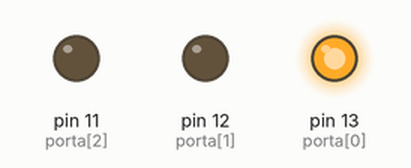
A sketch run on a simulated Arduino Uno, built with avr-gcc and run on an emulated ATmega328P. Shown: output pins drawn as LEDs (lit = HIGH).

Above: at 0.2 s.
At 3.0 s:
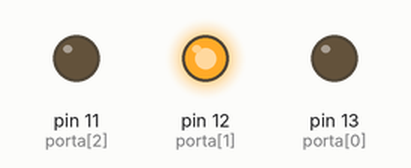
At 6.2 s:
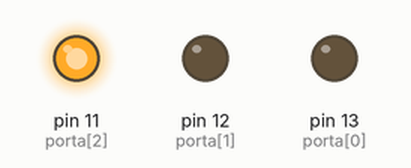
Timing chart, 0 to 8.8 s (numbered marks = the images above):
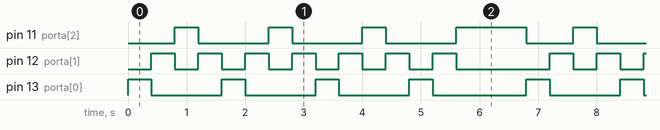

Measured:
- by itself, pin 11 (porta[2]): repeats every 6.8 s: 2 × (LOW 1.2 s, HIGH 0.40 s), LOW 1.2 s, HIGH 1.2 s, LOW 0.80 s, HIGH 0.40 s
- by itself, pin 12 (porta[1]): repeats every 6.8 s: 6 × (LOW 0.40 s, HIGH 0.40 s), LOW 1.6 s, HIGH 0.40 s
- by itself, pin 13 (porta[0]): repeats every 6.8 s: 3 × (LOW 1.2 s, HIGH 0.40 s), LOW 1.6 s, HIGH 0.40 s

The sketch:

luzes_2.ino
```cpp
// Da série "Luzes" que criei para aprender e ensinar funções basicas do arduino: 2 de 6


int porta[]={13, 12, 11, 12, 13, 12, 11, 12, 13, 12, 11, 12, 13, 12, 11, 11, 11,};


void setup() {
  pinMode(13, OUTPUT);
  pinMode(12, OUTPUT);
  pinMode(11, OUTPUT);


}

void loop() {
  for(int i=0; i<17; i++){
    digitalWrite(porta[i], HIGH);
    delay(400);
    digitalWrite(porta[i], LOW);
  }


}
```
